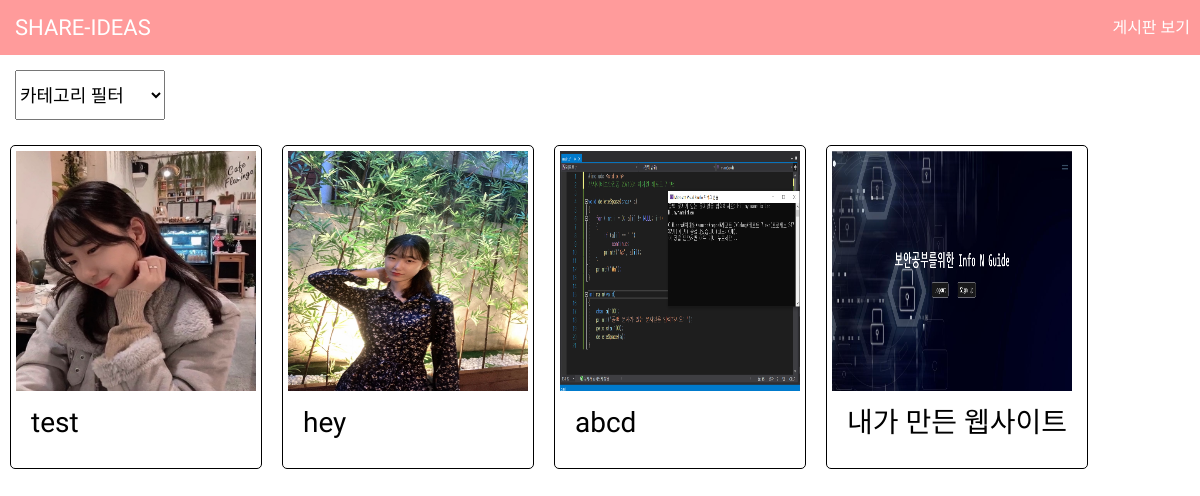
The app's page /share/posting_list/ with its own data.
### share/models.py (models this page shows, shortened)
class myText(models.Model):
    author = models.ForeignKey(settings.AUTH_USER_MODEL, on_delete=models.CASCADE)
    title = models.CharField(max_length=200)
    img_url = models.FileField(null=True)
    category = models.CharField(max_length=200, null=True)
    board_text = RichTextUploadingField(null=True)
    created_at = models.DateTimeField(auto_now_add=True)
    updated_at = models.DateTimeField(auto_now=True)

### share/views.py (the view)
# urls.py: path('posting_list/', views.posting_list, name="posting_list"),
def posting_list(request):
    texts = myText.objects.filter()
    around_news = myText.objects.filter(category="주변 뉴스")
    family_news = myText.objects.filter(category="가족 소식")
    memory = myText.objects.filter(category="추억 기록")
    return render(request, 'share/posting_list.html', {'texts': texts, 'around_news': around_news,
                                                       'family_news': family_news, 'memory': memory})

### share/templates/share/posting_list.html (shortened to what this page needs)
{% extends 'share/base.html' %}
{% load static %}
{% block content %}
    <div class="left">
        <select style="height: 50px; width: 150px; font-size: 18px; margin: 15px;" name="type" id="type">
            <option id="filter">카테고리 필터</option>
        </select>
    </div>
    <div class="right">
        <div class="posting-container all">
        {% for text in texts %}
            <div class="posting">
                <div class="thumbnail">
                    <a href="{% url 'posting_list_info' pk=text.pk %}">
                      <img src="../../media/{{ text.img_url }}" alt="{{ text.img_url }}">
                      <div class="caption">
                        <h3>{{ text.title }}</h3>
                      </div>
                    </a>
                </div>
            </div>
        {% endfor %}
        </div>
    </div>
{% endblock %}

### share/static/share/style.css (style rules this page uses)
* { margin:0px; padding: 0px; }
.posting-container { display: flex; flex-wrap: wrap; }
.posting { border: 1px solid black; margin: 10px; border-radius: 5px; padding: 5px; }
.posting img { height: 30vh; width: 20vw; }
.caption { padding: 15px; }

### share/templates/share/base.html (style rules this page uses)
* { font-family: 'Sunflower', sans-serif; }

### share/templates/share/posting_list.html (style rules this page uses)
div { float: left; }
.thumbnail a { display: flex; flex-direction: column; color: black; }

### records on screen
myText: img_url (picture), title "test"
myText: img_url (picture), title "hey"
myText: img_url (picture), title "abcd"
myText: img_url (picture), title "내가 만든 웹사이트"
